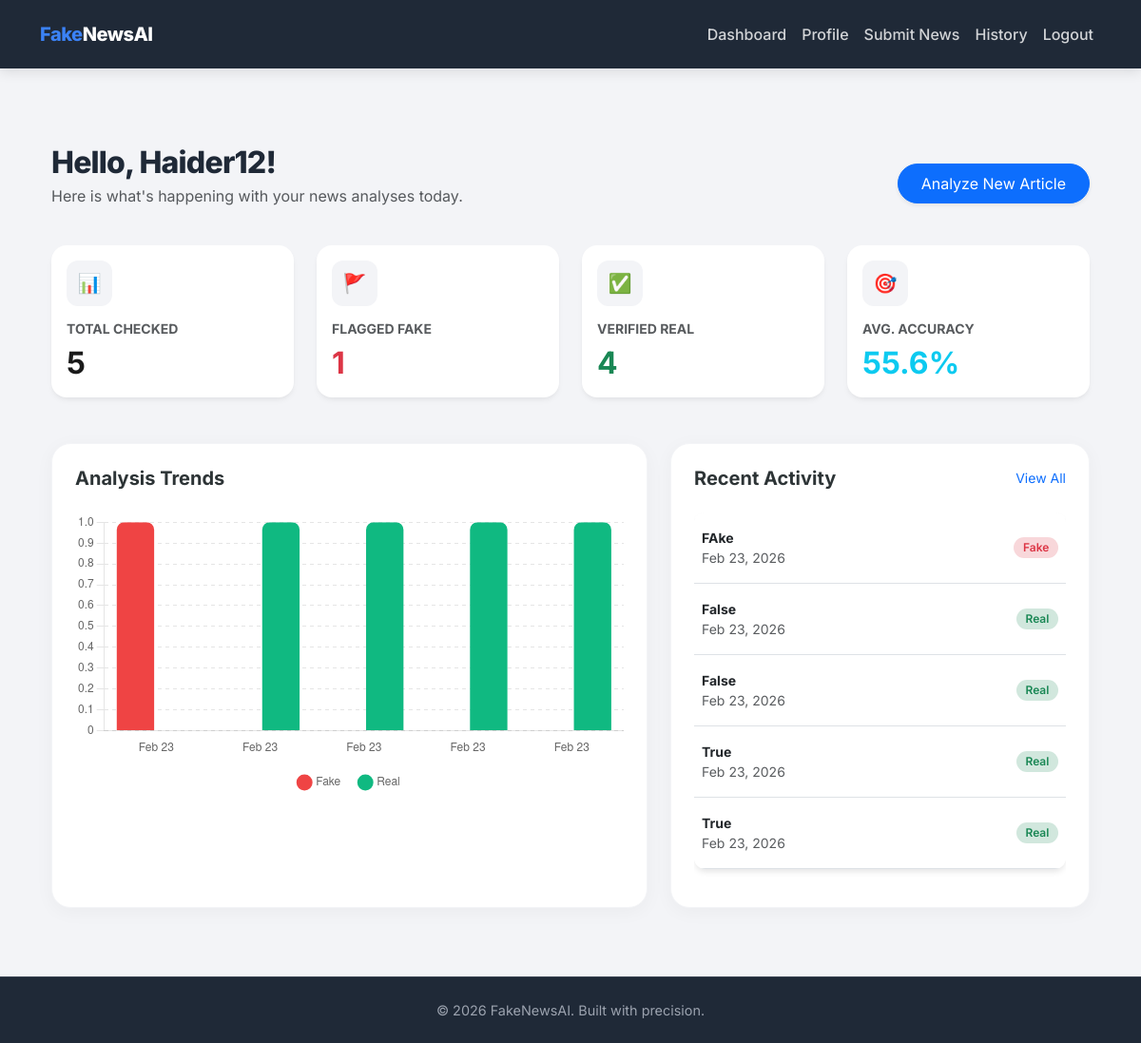
The page /dashboard/ (signed in) on the database its author committed.
### myapp/models.py (models this page shows, shortened)
class NewsSubmission(models.Model):
    user = models.ForeignKey(User, on_delete=models.CASCADE)
    title = models.CharField(max_length=255)
    content = models.TextField()
    is_fake = models.BooleanField(null=True, blank=True)
    confidence = models.FloatField(null=True, blank=True)
    submitted_at = models.DateTimeField(auto_now_add=True)

### myapp/views.py (the view)
# urls.py: path('dashboard/', views.dashboard_view, name='dashboard'),
@login_required
def dashboard_view(request):
    user_submissions = NewsSubmission.objects.filter(user=request.user).order_by('-submitted_at')
    total_submissions = user_submissions.count()
    fake_count = user_submissions.filter(is_fake=True).count()
    real_count = user_submissions.filter(is_fake=False).count()
    avg_confidence = user_submissions.aggregate(Avg('confidence'))['confidence__avg'] or 0
    chart_data = {
        'labels': [s.submitted_at.strftime('%b %d') for s in user_submissions],
        'fake_counts': [1 if s.is_fake else 0 for s in user_submissions],
        'real_counts': [0 if s.is_fake else 1 for s in user_submissions],
        'confidences': [s.confidence or 0 for s in user_submissions],
    }
    context = {
        'total_submissions': total_submissions,
        'fake_count': fake_count,
        'real_count': real_count,
        'avg_confidence': avg_confidence,
        'recent_submissions': user_submissions[:5],  # latest 5
        'chart_data': chart_data,
    }
    return render(request, 'dashboard.html', context)

### templates/dashboard.html (shortened to what this page needs)
{% extends 'base.html' %}
{% block content %}
<div class="container mt-4">
    <div class="d-flex justify-content-between align-items-center mb-4">
        <div>
            <h2 class="dashboard-title mb-1">Hello, {{ request.user.username }}!</h2>
            <p class="text-muted">Here is what's happening with your news analyses today.</p>
        </div>
        <a href="{% url 'submit_news' %}" class="btn btn-primary px-4 py-2 rounded-pill shadow-sm">
            Analyze New Article
        </a>
    </div>
    <div class="row g-4 mb-5">
        <div class="col-md-3">
            <div class="card stat-card h-100">
                <div class="card-body">
                    <div class="icon-shape text-primary">📊</div>
                    <h6 class="text-muted small text-uppercase fw-bold">Total Checked</h6>
                    <h2 class="fw-bold mb-0">{{ total_submissions }}</h2>
                </div>
            </div>
        </div>
        <div class="col-md-3">
            <div class="card stat-card h-100">
                <div class="card-body">
                    <div class="icon-shape text-danger">🚩</div>
                    <h6 class="text-muted small text-uppercase fw-bold">Flagged Fake</h6>
                    <h2 class="fw-bold mb-0 text-danger">{{ fake_count }}</h2>
                </div>
            </div>
        </div>
        <div class="col-md-3">
            <div class="card stat-card h-100">
                <div class="card-body">
                    <div class="icon-shape text-success">✅</div>
                    <h6 class="text-muted small text-uppercase fw-bold">Verified Real</h6>
                    <h2 class="fw-bold mb-0 text-success">{{ real_count }}</h2>
                </div>
            </div>
        </div>
        <div class="col-md-3">
            <div class="card stat-card h-100">
                <div class="card-body">
                    <div class="icon-shape text-info">🎯</div>
                    <h6 class="text-muted small text-uppercase fw-bold">Avg. Accuracy</h6>
                    <h2 class="fw-bold mb-0 text-info">{{ avg_confidence|floatformat:1 }}%</h2>
                </div>
            </div>
        </div>
    </div>
    <div class="row">
        <div class="col-lg-7 mb-4">
            <div class="glass-panel h-100">
                <h5 class="fw-bold mb-4">Analysis Trends</h5>
                <canvas id="newsChart" style="max-height: 300px;"></canvas>
            </div>
        </div>
        <div class="col-lg-5 mb-4">
            <div class="glass-panel h-100">
                <div class="d-flex justify-content-between align-items-center mb-4">
                    <h5 class="fw-bold mb-0">Recent Activity</h5>
                    <a href="{% url 'history' %}" class="small text-decoration-none">View All</a>
                </div>
                <div class="table-responsive">
                    <table class="table table-borderless align-middle">
                        <tbody class="small">
                            {% for submission in recent_submissions %}
                            <tr class="border-bottom">
                                <td class="py-3">
                                    <span class="d-block fw-bold text-dark">{{ submission.title|truncatechars:35 }}</span>
                                    <span class="text-muted smaller">{{ submission.submitted_at|date:"M d, Y" }}</span>
                                </td>
                                <td class="text-end">
                                    {% if submission.is_fake %}
                                        <span class="badge badge-pill bg-danger-subtle text-danger">Fake</span>
                                    {% else %}
                                        <span class="badge badge-pill bg-success-subtle text-success">Real</span>
                                    {% endif %}
                                </td>
                            </tr>
                            {% empty %}
                            <tr>
                                <td colspan="2" class="text-center py-4 text-muted">No recent activity found.</td>
                            </tr>
                            {% endfor %}
                        </tbody>
                    </table>
                </div>
            </div>
        </div>
    </div>
</div>
<script>
const ctx = document.getElementById('newsChart').getContext('2d');
// Fallback for empty data
const chartData = {{ chart_data|safe|default:"{'labels': [], 'fake_counts': [], 'real_counts': []}" }};
new Chart(ctx, {
    type: 'bar',
    data: {
        labels: chartData.labels,
        datasets: [
            {
                label: 'Fake',
                data: chartData.fake_counts,
                backgroundColor: '#ef4444',
                borderRadius: 8,
            },
            {
                label: 'Real',
                data: chartData.real_counts,
                backgroundColor: '#10b981',
                borderRadius: 8,
            }
        ]
    },
    options: {
        responsive: true,
        maintainAspectRatio: false,
        plugins: {
            legend: { display: true, position: 'bottom', labels: { usePointStyle: true, padding: 20 } }
        },
        scales: {
            x: { grid: { display: false } },
            y: { beginAtZero: true, border: { dash: [4, 4] } }
        }
    }
});
</script>
{% endblock %}

### templates/base.html (shortened to what this page needs)
<!DOCTYPE html>
<html lang="en">
<head>
    <link href="https://cdn.jsdelivr.net/npm/bootstrap@5.3.0/dist/css/bootstrap.min.css" rel="stylesheet">
</head>
<body>
    <nav class="navbar navbar-expand-lg navbar-dark mb-4">
        <div class="container">
            <a class="navbar-brand" href="{% url 'submit_news' %}">
                <span style="color: #3b82f6;">Fake</span>NewsAI
            </a>
            <div class="collapse navbar-collapse" id="navbarNav">
                <ul class="navbar-nav ms-auto">
                    {% if user.is_authenticated %}
                        <li class="nav-item"><a class="nav-link" href="{% url 'dashboard' %}">Dashboard</a></li>
                        <li class="nav-item"><a class="nav-link" href="{% url 'profile' %}">Profile</a></li>
                        <li class="nav-item"><a class="nav-link" href="{% url 'submit_news' %}">Submit News</a></li>
                        <li class="nav-item"><a class="nav-link" href="{% url 'history' %}">History</a></li>
                        <li class="nav-item"><a class="nav-link text-danger-emphasis" href="{% url 'logout' %}">Logout</a></li>
                    {% else %}
                        <li class="nav-item"><a class="nav-link" href="{% url 'login' %}">Login</a></li>
                        <li class="nav-item">
                            <a class="nav-link btn btn-primary text-white px-3 ms-lg-2" href="{% url 'register' %}" style="border-radius: 6px;">Register</a>
                        </li>
                    {% endif %}
                </ul>
            </div>
        </div>
    </nav>
    <main class="container main-content">
        {% block content %}{% endblock %}
    </main>
    <footer>
        <div class="container">
            &copy; 2026 FakeNewsAI. Built with precision.
        </div>
    </footer>
</body>
</html>

### templates/base.html (style rules this page uses)
body { font-family: 'Inter', -apple-system, sans-serif; background-color: #f3f4f7; color: #2d3436; display: flex; flex-direction: column; min-height: 100vh; }
h2, h3, h4 { font-weight: 700; color: #1a1a1a; }
.navbar { background-color: #1f2937 !important; padding: 1rem 0; box-shadow: 0 4px 12px rgba(0, 0, 0, 0.1); }
.navbar-brand { font-weight: 800; letter-spacing: -0.5px; color: #fff !important; }
.nav-link { font-weight: 500; color: rgba(255, 255, 255, 0.8) !important; transition: color 0.2s ease; }
.main-content { flex: 1; padding-top: 2rem; padding-bottom: 3rem; }
.table { background: #fff; border-radius: 12px; overflow: hidden; box-shadow: 0 4px 6px -1px rgba(0, 0, 0, 0.1); }
footer { background-color: #1f2937; color: #9ca3af; padding: 1.5rem 0; text-align: center; font-size: 0.9rem; border-top: 1px solid #374151; }

### templates/dashboard.html (style rules this page uses)
.dashboard-title { font-weight: 800; color: #1f2937; letter-spacing: -0.025em; }
.stat-card { background: #ffffff; border: none; border-radius: 16px; transition: transform 0.2s ease, box-shadow 0.2s ease; box-shadow: 0 4px 6px -1px rgba(0, 0, 0, 0.05), 0 2px 4px -1px rgba(0, 0, 0, 0.03); }
.icon-shape { width: 48px; height: 48px; background: #f3f4f7; border-radius: 12px; display: flex; align-items: center; justify-content: center; font-size: 1.25rem; margin-bottom: 1rem; }
.glass-panel { background: #ffffff; border-radius: 20px; padding: 1.5rem; border: 1px solid #f3f4f7; box-shadow: 0 4px 20px rgba(0, 0, 0, 0.04); }
.badge-pill { padding: 0.4em 0.8em; border-radius: 50px; font-weight: 600; font-size: 0.75rem; }

### rows shown on the page
NewsSubmission: title "FAke", submitted_at "Feb 23, 2026", is_fake "Fake"
NewsSubmission: title "False", submitted_at "Feb 23, 2026", is_fake "Real"
NewsSubmission: title "False", submitted_at "Feb 23, 2026", is_fake "Real"
NewsSubmission: title "True", submitted_at "Feb 23, 2026", is_fake "Real"
NewsSubmission: title "True", submitted_at "Feb 23, 2026", is_fake "Real"

### other values the page prints
{{ request.user.username }} "Haider12"
{{ total_submissions }} "5"
{{ fake_count }} "1"
{{ real_count }} "4"
{{ avg_confidence|floatformat:1 }} "55.6"
